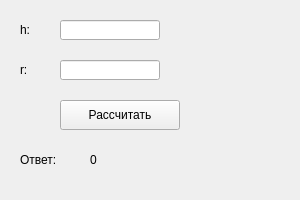
<?xml version="1.0" encoding="UTF-8"?>
<ui version="4.0">
 <class>MainWindow</class>
 <widget class="QMainWindow" name="MainWindow">
  <property name="geometry">
   <rect>
    <x>0</x>
    <y>0</y>
    <width>300</width>
    <height>200</height>
   </rect>
  </property>
  <property name="windowTitle">
   <string>Домино</string>
  </property>
  <widget class="QWidget" name="centralwidget">
   <widget class="QLabel" name="label_h">
    <property name="geometry">
     <rect>
      <x>20</x>
      <y>20</y>
      <width>20</width>
      <height>20</height>
     </rect>
    </property>
    <property name="text">
     <string>h:</string>
    </property>
   </widget>

   <widget class="QLineEdit" name="lineEdit_h">
    <property name="geometry">
     <rect>
      <x>60</x>
      <y>20</y>
      <width>100</width>
      <height>20</height>
     </rect>
    </property>
   </widget>

   <widget class="QLabel" name="label_r">
    <property name="geometry">
     <rect>
      <x>20</x>
      <y>60</y>
      <width>20</width>
      <height>20</height>
     </rect>
    </property>
    <property name="text">
     <string>r:</string>
    </property>
   </widget>

   <widget class="QLineEdit" name="lineEdit_r">
    <property name="geometry">
     <rect>
      <x>60</x>
      <y>60</y>
      <width>100</width>
      <height>20</height>
     </rect>
    </property>
   </widget>

   <widget class="QPushButton" name="pushButton">
    <property name="geometry">
     <rect>
      <x>60</x>
      <y>100</y>
      <width>120</width>
      <height>30</height>
     </rect>
    </property>
    <property name="text">
     <string>Рассчитать</string>
    </property>
   </widget>

   <widget class="QLabel" name="label_text">
    <property name="geometry">
     <rect>
      <x>20</x>
      <y>150</y>
      <width>60</width>
      <height>20</height>
     </rect>
    </property>
    <property name="text">
     <string>Ответ:</string>
    </property>
   </widget>

   <widget class="QLabel" name="label_result">
    <property name="geometry">
     <rect>
      <x>90</x>
      <y>150</y>
      <width>100</width>
      <height>20</height>
     </rect>
    </property>
    <property name="text">
     <string>0</string>
    </property>
   </widget>

  </widget>
 </widget>
 <resources/>
 <connections/>
</ui>
